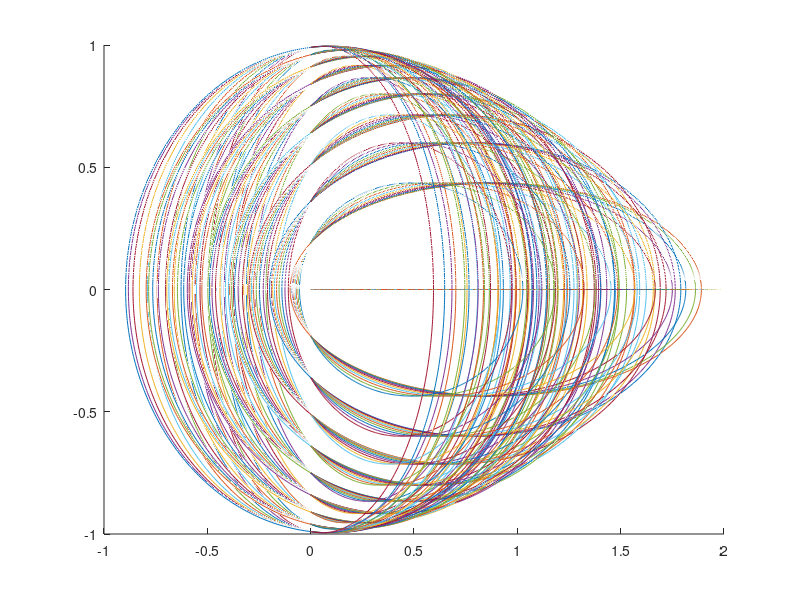

This chart was generated by the following MATLAB code:
clear all
clc
close all
hold on

for epsilon =0.1:0.1:1;
    for e=0.1:0.1:1;
        phi=0:0.01:2*pi;
        R=1;
        
        X=R*(cos(phi)+e)*cos(epsilon);
        Y=R*sin(phi)*sqrt(1-e*e);
        Z=R*(cos(phi)+e)*sin(epsilon);
        
        plot3(X,Y,Z);
        pause(0.1);
    end
    
end
